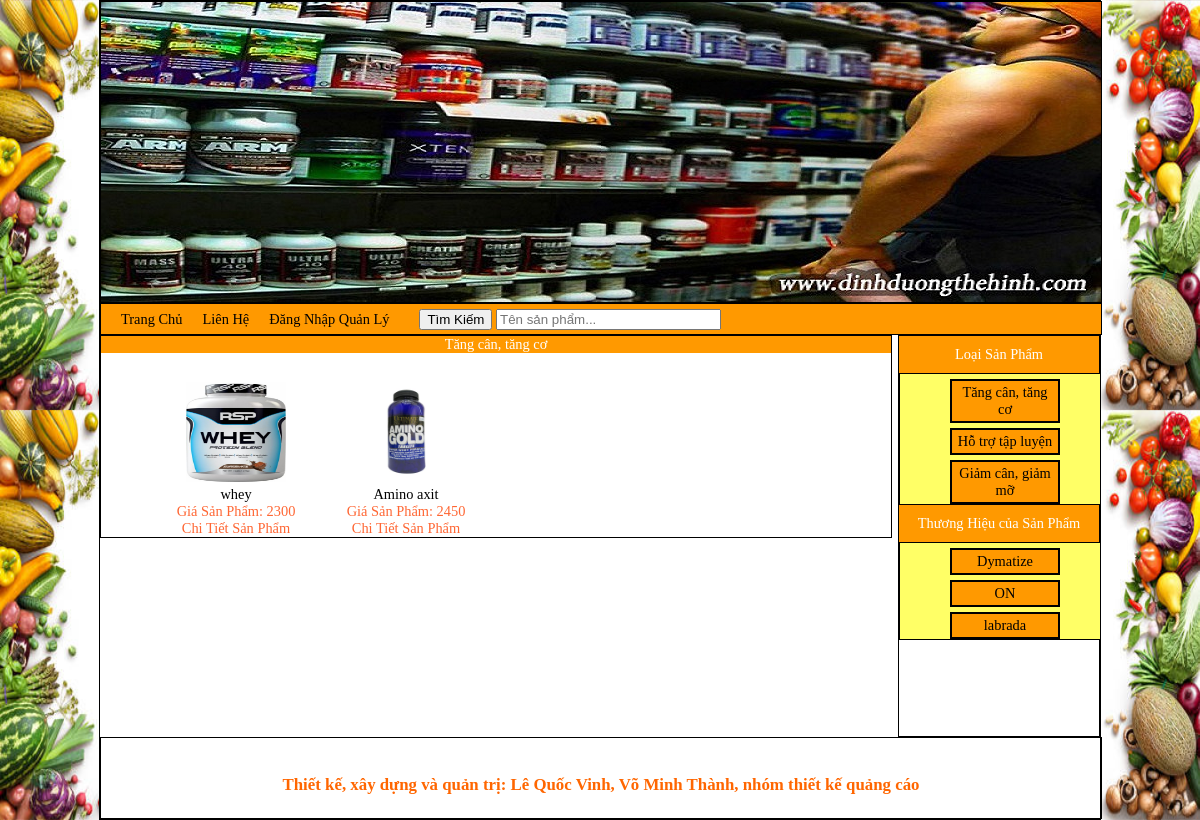
The app's page /index.php?xem=chitietloaisanpham&id=14 with its own data.
### tables this page shows
CREATE TABLE `loaisp` (
  `id_loaisp` int(11) NOT NULL,
  `tenloaisp` varchar(255) NOT NULL,
  `thutu` int(100) NOT NULL
);

CREATE TABLE `hieusp` (
  `id_hieusp` int(11) NOT NULL,
  `tenhieu` varchar(255) NOT NULL,
  `thutu` int(100) NOT NULL
);

CREATE TABLE `chitietsp` (
  `id_sp` int(11) NOT NULL,
  `tensp` varchar(255) NOT NULL,
  `hinhanh` varchar(100) NOT NULL,
  `gia` int(100) NOT NULL,
  `mota` longtext NOT NULL,
  `id_loaisp` int(100) NOT NULL,
  `thutu` int(100) NOT NULL,
  `id_hieusp` int(100) NOT NULL
);

### module/left/danhsach.php (the view)
<?php
   $sql_loaisp="select * from loaisp";
   $query=mysql_query($sql_loaisp);
?>
<?php
   $sql_hieusp="select * from hieusp";
   $query_hieusp=mysql_query($sql_hieusp);
?>
                  <p style="text-align:center;color:white;background:#F90;padding:10px">Loại Sản Phẩm</p>
                  <div class="cacsanpham">
                       <ul style="border:1px solid #000; background:#FF6;">
                       <?php
					     while($dong_sp=mysql_fetch_array($query)){
					   ?>
                          <li style="border:1px solid #000;background:#F90;padding:3px; margin-top:5px; border-width:2px; width:100px;text-align:center;margin-left:50px;"><a href="index.php?xem=chitietloaisanpham&id=<?php echo $dong_sp['id_loaisp'] ?>"><?php echo $dong_sp['tenloaisp'] ?></a></li>
                          <?php
						   }
						  ?>
                       </ul>
                  </div>
                  <p style="text-align:center;color:white;background:#F90;padding:10px">Thương Hiệu của Sản Phẩm</p>
                  <div class="cacsanpham">
                       <ul style="border:1px solid #000; background:#FF6;">
                       <?php
					     while($dong_hieusp=mysql_fetch_array($query_hieusp)){
					   ?>
                          <li style="border:1px solid #000;background:#F90;padding:3px; margin-top:5px; border-width:2px; width:100px;text-align:center;margin-left:50px;"><a href="index.php?xem=chitietloaisanpham&id=<?php echo $dong_hieusp['id_hieusp'] ?>"><?php echo $dong_hieusp['tenhieu'] ?></a></li>
                          <?php
						   }
						  ?>
                       </ul>
                  </div>

### module/right/chitietloaisanpham.php (shortened to what this page needs)
<?php
  $sql_chitiet="select * from chitietsp where id_loaisp='$_GET[id]'";
  $query=mysql_query($sql_chitiet);
?><!--loai san pham->
<?php
    $sql_loaisp="select * from loaisp where id_loaisp='$_GET[id]'";
    $query_loaisp=mysql_query($sql_loaisp);
	$dong_loaisp=mysql_fetch_array($query_loaisp);
?>
          <p style="text-align:center;color:white;background:#F90;padding:auto"><?php echo $dong_loaisp['tenloaisp'] ?></p>
                   <div class="sanphamgioithieu">
                        <ul>
                        <?php
						  while($dong_chitiet=mysql_fetch_array($query)){
						?>
                            <li><a href="index.php?xem=chitietsanpham&id=<?php echo $dong_chitiet['id_sp'] ?>"><img src="admincp/modules/quanlychitietsp/uploads/<?php echo $dong_chitiet['hinhanh'] ?>" width="100" height="100" />
                            <p style="color:#000"><?php echo $dong_chitiet['tensp'] ?></p>
                            <p style="color:#F63">Giá Sản Phẩm: <?php echo $dong_chitiet['gia'] ?></p>
                            <p style="color:#F63;">Chi Tiết Sản Phẩm</p>
                            </a></li>
                            <?php
						  }
							?>
                        </ul>
                </div>

### name/css.css (style rules this page uses)
body { background-image:url(../image/54088697-healthy-eating-background-food-photography-different-fruits-and-vegetables-isolated-white-background.jpg); background-repeat:round; margin:0; padding:0; font-faminly:Verdana; font-size:0.9em; font-line:1.5em; }
.content a { text-decoration:none; }
.left p { padding:0; margin:0; }
.left li { list-style:none; }
.left li a { color:#000; text-decoration:none; }
.cacsanpham ul { padding:0; margin:0; width:100%; height:auto; list-style:none; }
.cacsanpham ul li { border-width:5px; }
.cacsanpham ul li a { text-decoration:none; color:#000; }
.right p { padding:0; margin:0; }
.sanphamgioithieu ul { width:100%; list-style:none; }
.sanphamgioithieu ul li { margin-top:15px; width:150px; height:auto; text-align:center; float:left; margin-left:20px; }
.sanphamgioithieu ul li a { text-decoration:none; }

### records on screen
loaisp: tenloaisp "Tăng cân, tăng cơ"
loaisp: tenloaisp "Hỗ trợ tập luyện"
loaisp: tenloaisp "Giảm cân, giảm mỡ"
hieusp: tenhieu "Dymatize"
hieusp: tenhieu "ON"
hieusp: tenhieu "labrada"
chitietsp: hinhanh (picture), tensp "whey", gia "2300"
chitietsp: hinhanh (picture), tensp "Amino axit", gia "2450"
